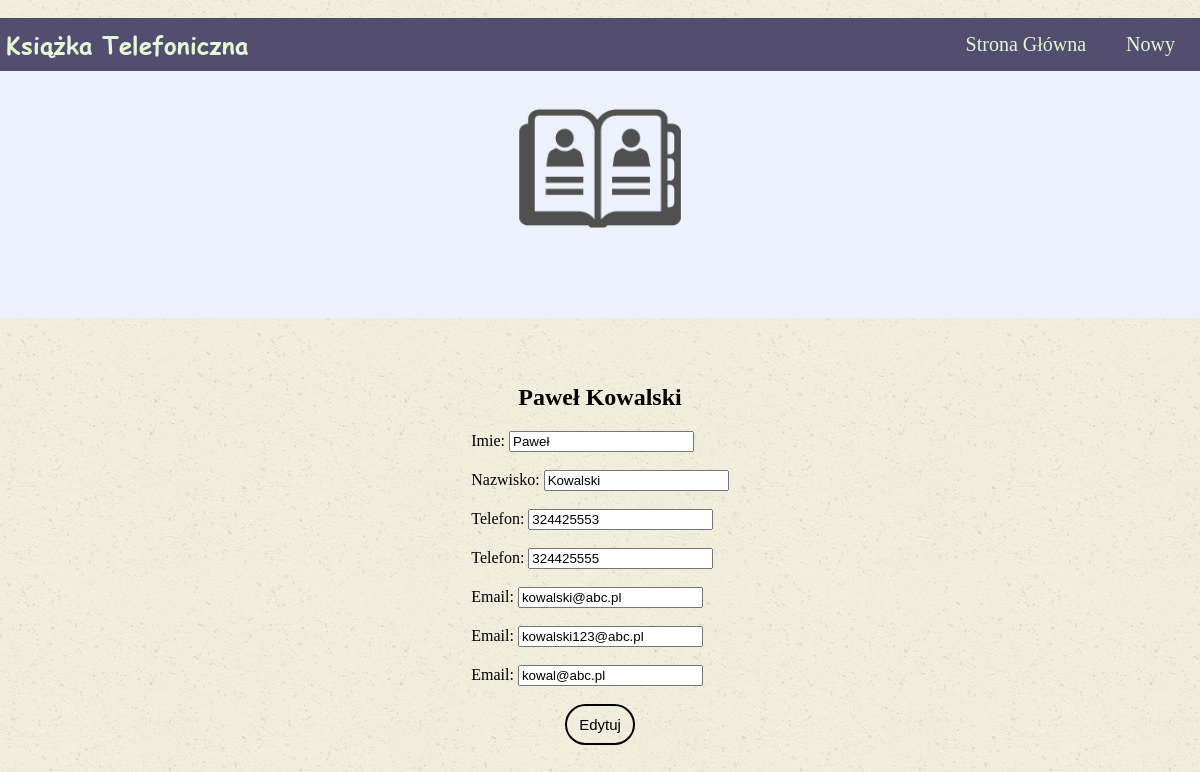
Screenshot of /kontakty/2/edycja/ with the database file from the repository.
### kontakty/models.py (models this page shows)
class Osoba(models.Model):
    imie = models.CharField(max_length=50)
    nazwisko = models.CharField(max_length=50)

class Telefon(models.Model):
    osoba = models.ForeignKey(Osoba, editable=False, on_delete=models.CASCADE)
    telefon = models.CharField(max_length=50)
    def __str__(self):
        return self.telefon

class Email(models.Model):
    osoba = models.ForeignKey(Osoba, editable=False, on_delete=models.CASCADE)
    email = models.EmailField()
    def __str__(self):
        return self.email

### kontakty/views.py (the view, shortened to what this page needs)
# urls.py: path('<int:k_id>/edycja/', views.edycja, name='edycja'),
def edycja(request, k_id):
    osoba = get_object_or_404(Osoba, pk=k_id)
    return render(request, 'kontakty/edycja.html', {'osoba': osoba})

### kontakty/templates/kontakty/edycja.html (shortened to what this page needs)
{% extends 'kontakty/base.html' %}
{% load static %}
{% block my_content %}
        <main id="main_container">
            <div class="documentation">
                <br>
                <br>
                <center><h1>{{osoba.imie}} {{ osoba.nazwisko }}</h1></center>
                <form method="POST">
                    <label for="id_imie">Imie:</label> <input type="text" name="imie" maxlength="50" required id="id_imie" value={{osoba.imie}}>
                    <br>
                    <br>
                    <label for="id_nazwisko">Nazwisko:</label> <input type="text" name="nazwisko" maxlength="50" required id="id_nazwisko" value={{osoba.nazwisko}}>
                    <br>
                    <br>
                    {% for e in osoba.telefon_set.all %}
                    <div>
                        Telefon: <input input type="text" name="{{e.pk}}" value={{e}}><br><br>
                    </div>
                    {%endfor%}
                    {% for e in osoba.email_set.all %}
                    <div>
                        Email: <input input type="text" name="{{e.pk}}" value={{e}}><br><br>
                    </div>
                    {%endfor%}
                    <center><button type="submit" class="btn btn_border_white btn_rounded btn_md">Edytuj</button></center>
                </form>
            </div>
        </main>
{% endblock %}

### kontakty/static/css/kontakty.css (style rules this page uses)
* { box-sizing: border-box; }
body { background-image: url(../images/ricepaper.png); margin: 0; font-family: 'Comic Sans', cursive; }
button { cursor: pointer; }
.btn { background: silver; color: black; padding: 20px; display: inline-block; font-size: 20px; }
.btn_rounded { border-radius: 1000px; }
.btn_md { font-size: 15px; padding: 10px 12px; }
.btn_border_white { background: none; border: 2px solid black; color: #000000; transition: all .3s; }
#home #main_container { margin-bottom: 20px; }
@media (min-width: 840px) { #main_container { max-width: 1200px; margin: 0 auto; } }

### rows the page displays
Osoba: imie "Paweł", nazwisko "Kowalski"
Telefon: telefon "324425553"
Telefon: telefon "324425555"
Email: email "kowalski@abc.pl"
Email: email "kowalski123@abc.pl"
Email: email "kowal@abc.pl"
